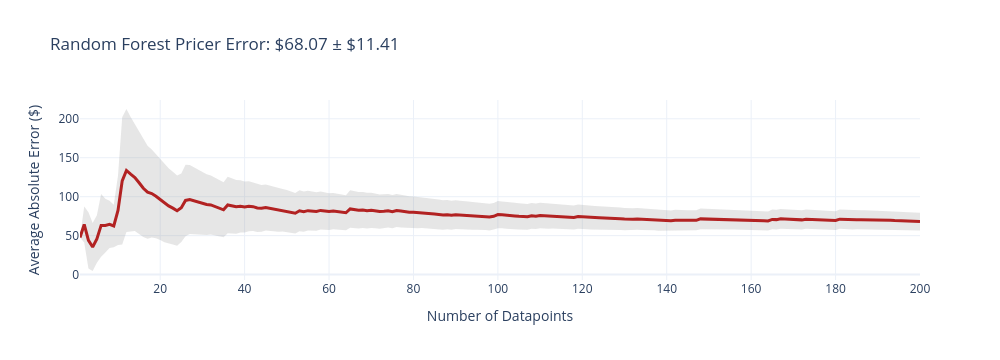
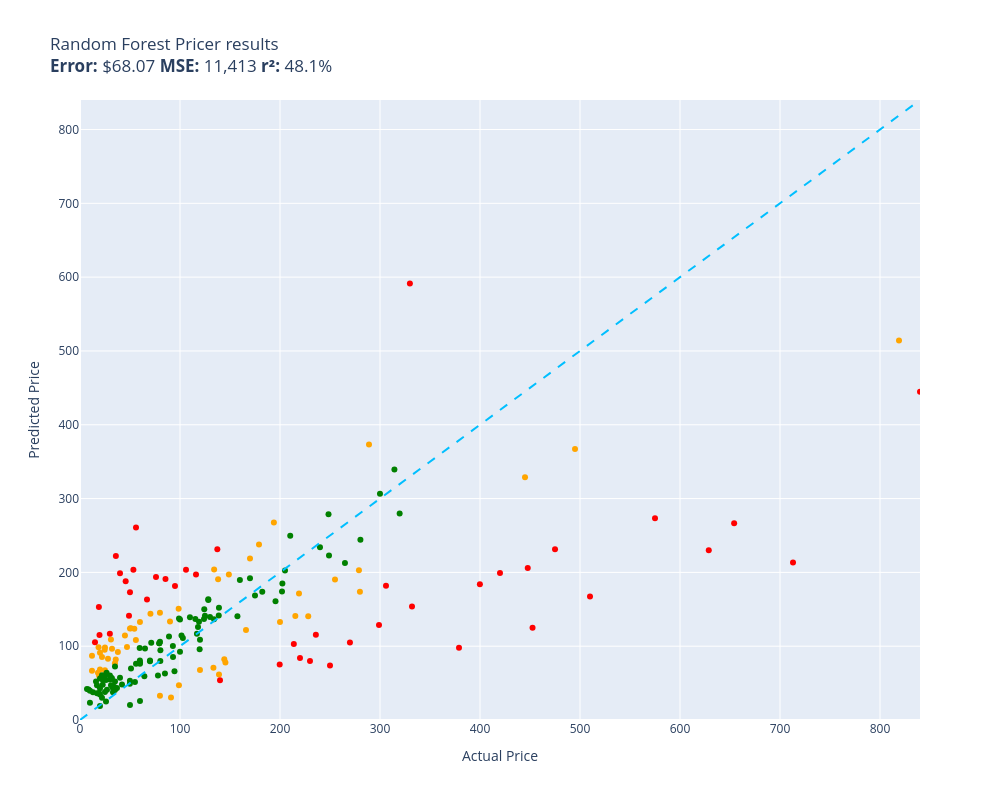

The cell these charts' notebook holds for them, in order:
### Code cell
from sklearn.ensemble import RandomForestRegressor
from sklearn.feature_extraction.text import CountVectorizer

# Build text features from summaries
train_texts = [item.summary or item.title for item in train]
train_prices = np.array([item.price for item in train])

vectorizer = CountVectorizer(max_features=2000, stop_words='english')
X_train = vectorizer.fit_transform(train_texts)

# Train Random Forest
rf = RandomForestRegressor(n_estimators=100, random_state=42, n_jobs=-1)
rf.fit(X_train, train_prices)
print(f"Random Forest trained on {X_train.shape[0]} items with {X_train.shape[1]} features")

def random_forest_pricer(item):
    text = item.summary or item.title
    X = vectorizer.transform([text])
    return rf.predict(X)[0]

evaluate(random_forest_pricer, test, size=200)

### Figure 1 — Plotly figure (JSON) as saved in the notebook; plotly's stock layout.template omitted (floating-point values rounded to 4 significant figures; data arrays with more than 128 entries replaced by an {"elided": "..."} marker saying what was removed)
{"data": [{"fill": "toself", "fillcolor": "rgba(128,128,128,0.2)", "hoverinfo": "skip", "line": {"color": "rgba(255,255,255,0)"}, "name": "95% CI", "showlegend": false, "type": "scatter", "x": {"elided": "400 int values"}, "y": {"elided": "400 float values"}}, {"customdata": {"elided": "200x1 float values"}, "hovertemplate": "n=%{x}<br>Avg Error=$%{y:,.2f}<br>±95% CI=$%{customdata[0]:,.2f}<extra></extra>", "line": {"color": "firebrick", "width": 3}, "mode": "lines", "name": "Cumulative Avg Error", "type": "scatter", "x": {"elided": "200 int values"}, "y": {"elided": "200 float values"}}], "layout": {"height": 360, "showlegend": false, "title": {"text": "Random Forest Pricer Error: $68.07 ± $11.41"}, "width": 1000, "xaxis": {"title": {"text": "Number of Datapoints"}}, "yaxis": {"title": {"text": "Average Absolute Error ($)"}}}}

### Figure 2 — Plotly figure (JSON) as saved in the notebook; plotly's stock layout.template omitted (floating-point values rounded to 4 significant figures)
{"data": [{"customdata": [["Old Blood Noise Excess V2 Distortion Cho...\nGuess=$171.32 Actual=$219.00"], ["SuppliesOutlet Compatible Toner Cartridg...\nGuess=$82.24 Actual=$144.29"], ["ACDelco GM Original Equipment FW339 Fron...\nGuess=$140.81 Actual=$215.33"], ["8544771 Dryer Heating Element, 279816 Th...\nGuess=$81.99 Actual=$35.74"], ["46mm Digital Pro High-Resolution Close-U...\nGuess=$90.99 Actual=$19.99"], ["Innovative Percussion CB-6 Chamois Bass ...\nGuess=$123.50 Actual=$54.32"], ["LD Products Compatible Toner Cartridge R...\nGuess=$123.87 Actual=$49.98"], ["Mini PC, Kinupute Desktop Computer E3-12...\nGuess=$367.08 Actual=$495.00"], ["June Garden 12\" Sweet Dolly Charlotte - ...\nGuess=$68.44 Actual=$19.99"], ["Aolemi Oil Rubbed Bronze Single Function...\nGuess=$150.88 Actual=$98.65"], ["Clementoni 39132.5 Jigsaw Puzzle 1,000 P...\nGuess=$32.83 Actual=$79.95"], ["Deco Mount Pro Tripod Microphone Stand w...\nGuess=$132.80 Actual=$59.95"], ["Canon EOS Rebel T7 Digital SLR Camera wi...\nGuess=$514.06 Actual=$819.00"], ["Task T24287 Roman Ogee Router Bit with 1...\nGuess=$108.26 Actual=$55.88"], ["Southwire 120V/15A Right Angle User Atta...\nGuess=$92.24 Actual=$37.87"], ["15\" Locking Shower Head Extension Arm in...\nGuess=$145.25 Actual=$79.95"], ["Tidal Front + Rear Fender Flares 4PC Poc...\nGuess=$190.41 Actual=$254.99"], ["152MM Hole Saws M42 Bi-Metal High Speed ...\nGuess=$64.09 Actual=$17.99"], ["Wenger City Upgrade Laptop Backpack with...\nGuess=$78.05 Actual=$145.42"], ["Diversitech WG840585 Motor, (Ddb) 1/3Hp,...\nGuess=$204.01 Actual=$134.12"], ["Laisomeke Waterproof Junction Box, Unive...\nGuess=$66.73 Actual=$11.99"], ["Festool 492370 Platin 2 S1000 Grit 6-Inc...\nGuess=$30.39 Actual=$91.00"], ["DIMARZIO 204284 DP 163FBK Blues Bucker G...\nGuess=$133.42 Actual=$89.99"], ["Lighted Triangle Mirror Cabinet Bathroom...\nGuess=$328.88 Actual=$445.00"], ["Trail Gear Twin Stick Kit for Top Shift ...\nGuess=$173.84 Actual=$279.92"], ["Neporal Full Spectrum Light Bulb, 6000K ...\nGuess=$98.55 Actual=$18.59"], ["Pidoko Kids Train Table, Grey with 90 Pc...\nGuess=$67.60 Actual=$119.97"], ["Satco S9596, 4 Count (Pack of 1), 4.18\nGuess=$87.12 Actual=$12.00"], ["Marvel Legends Series X-Men 6-Inch Archa...\nGuess=$47.07 Actual=$98.95"], ["Replacement Remote Control for PANASONIC...\nGuess=$76.95 Actual=$34.95"], ["Pioneer 2AM401-BN Two Handle Kitchen Fau...\nGuess=$140.61 Actual=$228.22"], ["Urth 62mm UV, Circular Polarizing (CPL),...\nGuess=$61.60 Actual=$139.00"], ["Royal Designs, Inc. Decorative Abundant ...\nGuess=$98.11 Actual=$24.95"], ["Wilkinson LOW GAUSS Vintage Tone Strat S...\nGuess=$109.14 Actual=$30.93"], ["Berta (6 Pieces) 1-1/4 inch Overlay, 90 ...\nGuess=$95.15 Actual=$24.66"], ["Pyle Wireless Rear View Backup Camera - ...\nGuess=$143.85 Actual=$70.45"], ["Cardone 84-58642 New HEI Electronic Dist...\nGuess=$122.10 Actual=$165.99"], ["Universal Power Group 12V 100Ah Sealed L...\nGuess=$132.63 Actual=$199.99"], ["18 Inch White Undermount Kitchen Sink - ...\nGuess=$237.64 Actual=$179.00"], ["ASUS VY279HE-W 27” 1080P Monitor - White...\nGuess=$190.55 Actual=$138.10"], ["4 Inches Rolled Muffler Tip Catback Exha...\nGuess=$267.71 Actual=$193.88"], ["CTLAMP XL-2100 Professional Quality XL-2...\nGuess=$96.42 Actual=$32.00"], ["200 ' feet True 14 Gauge AWG CCA Speaker...\nGuess=$114.42 Actual=$44.95"], ["KYX Racing Hardened Steel Center Drive S...\nGuess=$98.76 Actual=$46.99"], ["Baumgartens Sicurix Blank PVC ID Cards (...\nGuess=$59.82 Actual=$19.11"], ["VIPMOTOZ Sequential Turn Signal Premium ...\nGuess=$202.82 Actual=$278.94"], ["Audio Techinca ATW-T1002 System 10 Handh...\nGuess=$373.31 Actual=$289.00"], ["Disney Princess Sparkling Princess Sleep...\nGuess=$67.31 Actual=$24.95"], ["Vinyl Soft Top Roll-up Adjustable Truck ...\nGuess=$197.23 Actual=$148.88"], ["Glovion Music Stand Light, Clip On Piano...\nGuess=$83.04 Actual=$27.99"], ["VTech Strum and Jam Kidi Musical Guitar ...\nGuess=$85.50 Actual=$21.99"], ["Targus CityGear Durable Backpack, Black,...\nGuess=$70.93 Actual=$133.43"], ["Pyle 2x120 Watt Home Audio Speaker Power...\nGuess=$124.34 Actual=$50.92"], ["Xiaomi Redmi 10 2022 NFC 4G LTE (128GB +...\nGuess=$218.82 Actual=$169.99"]], "hovertemplate": "%{customdata[0]}<extra></extra>", "legendgroup": "orange", "marker": {"color": "orange", "size": 6, "symbol": "circle"}, "mode": "markers", "name": "orange", "orientation": "v", "showlegend": true, "type": "scatter", "x": [219.0, 144.3, 215.3, 35.74, 19.99, 54.32, 49.98, 495.0, 19.99, 98.65, 79.95, 59.95, 819.0, 55.88, 37.87, 79.95, 255.0, 17.99, 145.4, 134.1, 11.99, 91.0, 89.99, 445.0, 279.9, 18.59, 120.0, 12.0, 98.95, 34.95, 228.2, 139.0, 24.95, 30.93, 24.66, 70.45, 166.0, 200.0, 179.0, 138.1, 193.9, 32.0, 44.95, 46.99, 19.11, 278.9, 289.0, 24.95, 148.9, 27.99, 21.99, 133.4, 50.92, 170.0], "xaxis": "x", "y": [171.3, 82.24, 140.8, 81.99, 90.99, 123.5, 123.9, 367.1, 68.44, 150.9, 32.83, 132.8, 514.1, 108.3, 92.24, 145.3, 190.4, 64.09, 78.05, 204.0, 66.73, 30.39, 133.4, 328.9, 173.8, 98.55, 67.6, 87.12, 47.07, 76.95, 140.6, 61.6, 98.11, 109.1, 95.15, 143.8, 122.1, 132.6, 237.6, 190.6, 267.7, 96.42, 114.4, 98.76, 59.82, 202.8, 373.3, 67.31, 197.2, 83.04, 85.5, 70.93, 124.3, 218.8], "yaxis": "y"}, {"customdata": [["telpo Headlight Assembly Fit For 15 Camr...\nGuess=$197.09 Actual=$115.99"], ["Stand for Raven Pro Document Scanner - P...\nGuess=$116.87 Actual=$29.85"], ["RBC12-UPC Replacement Battery Cartridge ...\nGuess=$79.80 Actual=$229.99"], ["Pump Head TBVECHI 175PSI 4KW 5.5HP 21CFM...\nGuess=$591.54 Actual=$329.90"], ["Bam France 2002XL Contoured Hightech Bla...\nGuess=$213.53 Actual=$713.00"], ["Metabo HPT 36V MultiVolt™ Cordless Rotar...\nGuess=$97.98 Actual=$379.00"], ["Bam Trekking 3027SB Single Black Clarine...\nGuess=$153.73 Actual=$332.00"], ["DEWALT 20V MAX* XR Impact Driver with Bl...\nGuess=$125.00 Actual=$452.53"], ["Travelpro Platinum Elite Slim Business L...\nGuess=$102.85 Actual=$213.83"], ["JRready ST6313 DT Deutsch Connector Kit,...\nGuess=$75.13 Actual=$199.68"], ["Dakota Alert MURS Alert Probe Sensor - M...\nGuess=$84.11 Actual=$219.99"], ["KOHLER 18865-CP Filtered Water Faucet, P...\nGuess=$231.21 Actual=$475.00"], ["Projector, CRAZVIEW Projector with WiFi ...\nGuess=$203.56 Actual=$53.40"], ["MC: Pindicator (Dual Intensity Amber)\nGuess=$198.89 Actual=$40.00"], ["Sumerain S1339CM Double Handle Widesprea...\nGuess=$115.55 Actual=$235.86"], ["Poison Spyder 10-08-020 Rocker Knocker\nGuess=$229.86 Actual=$628.76"], ["BESTILL Wall Mounted Shower Faucet Set, ...\nGuess=$193.75 Actual=$76.00"], ["Engine Thermostat, Replace 19301-PAA-306...\nGuess=$152.95 Actual=$18.89"], ["Beck/Arnley 0421945 Air Filter\nGuess=$222.23 Actual=$35.87"], ["Kingston Brass KS269SN Kingston Clawfoot...\nGuess=$181.97 Actual=$305.99"], ["KOHLER K-1185540-CP Assembly-Slider\nGuess=$188.00 Actual=$45.67"], ["Trim Kit for 2-handle Shower & Tub Valve...\nGuess=$181.51 Actual=$94.99"], ["Aeromotive 13304 Regulator, X1 Adjustabl...\nGuess=$104.85 Actual=$269.95"], ["Walker Exhaust Ultra EPA 16478 Direct Fi...\nGuess=$273.49 Actual=$574.99"], ["Canon Sure Shot 90u 35mm Date Camera\nGuess=$184.04 Actual=$399.89"], ["Mikrotik RB3011UIAS-RM RouterBOARD 10xGi...\nGuess=$128.73 Actual=$299.00"], ["Linkloos Solar Street Lights Outdoor Wat...\nGuess=$260.77 Actual=$55.99"], ["Evan Fischer Radiator Cooling Fan Assemb...\nGuess=$231.50 Actual=$137.34"], ["ECCPP Power Steering Pump for 2009-2010 ...\nGuess=$191.01 Actual=$85.48"], ["Raspberry Pi 3 Model B+ Aluminum Case Me...\nGuess=$105.41 Actual=$14.99"], ["Music Hall pa15.3 MM/MC Phono Preamplifi...\nGuess=$73.75 Actual=$250.00"], ["Lorell Bell Chair Glide, 2.5\", Black\nGuess=$115.22 Actual=$19.50"], ["Competition Clutch Disc and Pressure Pla...\nGuess=$167.38 Actual=$510.00"], ["KUNFINE Android Radio CarPlay & Android ...\nGuess=$203.61 Actual=$106.00"], ["StonKraft Brass Chess Board Game Set wit...\nGuess=$53.71 Actual=$140.00"], ["A-Premium Front Suspension Steering Knuc...\nGuess=$141.34 Actual=$48.99"], ["Dell XPS 13 9343-2727SLV 13.3\" Full HD S...\nGuess=$444.83 Actual=$839.99"], ["Steering Wheel, Carbon Fiber Automotive ...\nGuess=$205.90 Actual=$447.74"], ["Pacific Drums PDCM1618TTRB 16 x 18 Inche...\nGuess=$199.00 Actual=$419.99"], ["Empava 24\" Single Wall Ovens 10 Cooking ...\nGuess=$266.50 Actual=$654.14"], ["Viola Bow 4/4 Full Size Carbon Fiber (Bl...\nGuess=$172.98 Actual=$49.99"], ["KZ ZS10 Pro in Ear Monitor Headphone KZ ...\nGuess=$163.34 Actual=$66.99"]], "hovertemplate": "%{customdata[0]}<extra></extra>", "legendgroup": "red", "marker": {"color": "red", "size": 6, "symbol": "circle"}, "mode": "markers", "name": "red", "orientation": "v", "showlegend": true, "type": "scatter", "x": [116.0, 29.85, 230.0, 329.9, 713.0, 379.0, 332.0, 452.5, 213.8, 199.7, 220.0, 475.0, 53.4, 40.0, 235.9, 628.8, 76.0, 18.89, 35.87, 306.0, 45.67, 94.99, 269.9, 575.0, 399.9, 299.0, 55.99, 137.3, 85.48, 14.99, 250.0, 19.5, 510.0, 106.0, 140.0, 48.99, 840.0, 447.7, 420.0, 654.1, 49.99, 66.99], "xaxis": "x", "y": [197.1, 116.9, 79.8, 591.5, 213.5, 97.98, 153.7, 125.0, 102.9, 75.13, 84.11, 231.2, 203.6, 198.9, 115.5, 229.9, 193.7, 153.0, 222.2, 182.0, 188.0, 181.5, 104.9, 273.5, 184.0, 128.7, 260.8, 231.5, 191.0, 105.4, 73.75, 115.2, 167.4, 203.6, 53.71, 141.3, 444.8, 205.9, 199.0, 266.5, 173.0, 163.3], "yaxis": "y"}, {"customdata": [["NewPower99 Battery Kit for Samsung Galax...\nGuess=$51.60 Actual=$54.95"], ["EXMAX NG-10X Fresnel Lens Focusing Adapt...\nGuess=$79.44 Actual=$69.98"], ["Panasonic KX-TG6511B DECT 6.0 PLUS Expan...\nGuess=$104.02 Actual=$79.20"], ["LOVE MEI Galaxy S10 Lite Case, Military ...\nGuess=$37.73 Actual=$32.98"], ["GJY Portable TV,10.6 inch Mini TV for AT...\nGuess=$103.87 Actual=$79.36"], ["APS iBoard 6-inch Aluminum (Black Powder...\nGuess=$249.73 Actual=$210.23"], ["PEMP E65 E66 CDC Simulate Optical Fiber ...\nGuess=$133.11 Actual=$119.00"], ["Intermatic PX300 12V 300W Transformer wi...\nGuess=$136.53 Actual=$134.00"], ["CORSAIR Dominator Platinum RGB 32GB (2x1...\nGuess=$136.86 Actual=$124.00"], ["HK SYSTEMS 13\" Heavy Duty Black \"Push\" O...\nGuess=$63.07 Actual=$84.95"], ["SKB iSeries 3i-13096-6KP Case for BlackM...\nGuess=$168.54 Actual=$174.99"], ["10GBase-LR SFP+ Transceiver, Handar 10GB...\nGuess=$56.23 Actual=$19.99"], ["GanFindX Portable Car Hand Controls for ...\nGuess=$189.53 Actual=$159.90"], ["KOMPUTERBAY 4GB 2X 2GB DDR2 1066MHz PC2-...\nGuess=$80.08 Actual=$80.34"], ["Scranton & Co 3 Drawer Mobile File Cabin...\nGuess=$136.75 Actual=$115.35"], ["Evergreen HSHB2005 Cylinder Head Gasket ...\nGuess=$97.42 Actual=$59.69"], ["Mylites+ Standard Comic Book Mylar Sleev...\nGuess=$52.19 Actual=$34.99"], ["DALDED LED Light Kit for Lego Sonic Gree...\nGuess=$60.23 Actual=$24.99"], ["Baseball Backpacks Large 18 Inch Bookbag...\nGuess=$56.55 Actual=$31.77"], ["AUTOFREE LED Tail Lights Assembly Compat...\nGuess=$174.18 Actual=$201.99"], ["Adams Check Payment and Deposit Register...\nGuess=$42.71 Actual=$35.49"], ["3D Tree Hole Branches 075 Stair Risers D...\nGuess=$139.67 Actual=$129.99"], ["Fjallraven, Kanken Laptop 15\" Backpack f...\nGuess=$95.92 Actual=$119.65"], ["Retevis RT68 Soft Earhook Walkie Talkie ...\nGuess=$42.09 Actual=$6.99"], ["Evan-Fischer Front Bumper Cover Compatib...\nGuess=$184.86 Actual=$202.38"], ["Webcem Solar Shed Light Outdoor Indoor, ...\nGuess=$60.28 Actual=$77.96"], ["Western Digital Enterprise RE4-GP 2TB SA...\nGuess=$139.26 Actual=$109.95"], ["VLAND LED Smoked Taillights Compatible F...\nGuess=$234.07 Actual=$239.99"], ["PM Auto Front Right Quick Complete Strut...\nGuess=$141.31 Actual=$124.94"], ["Tablet PC Cover Compatible with Lenovo T...\nGuess=$56.95 Actual=$31.61"], ["Miyaya@ Funny Animal Masks Collection fo...\nGuess=$36.29 Actual=$16.99"], ["Ultra Duster Canned Air Net 10 Oz 6-Pack\nGuess=$49.03 Actual=$49.90"], ["Dell Optiplex 390 Desktop Computer i3 3....\nGuess=$150.16 Actual=$124.27"], ["IQShield Screen Protector Compatible wit...\nGuess=$23.38 Actual=$9.95"], ["Liberty Imports 12 Pack: US Military Toy...\nGuess=$47.24 Actual=$16.98"], ["Ceramic Talavera Mexican Tile 4x4\", 9 Pi...\nGuess=$60.36 Actual=$29.95"], ["Intrepid International Dressage Letters-...\nGuess=$40.82 Actual=$26.99"], ["LEGO Marvel Avengers War Machine Buster ...\nGuess=$76.30 Actual=$59.95"], ["ANZO USA 111207 GMC SIERRA 99-06 / YUKON...\nGuess=$173.75 Actual=$182.28"], ["EMART Photography C Stand with Boom Arm,...\nGuess=$108.79 Actual=$119.99"], ["KUNN Small Electrician Tool Pouch Utilit...\nGuess=$60.59 Actual=$21.99"], ["iPhone 12/12 Pro Nicaragua Guardabarranc...\nGuess=$18.87 Actual=$19.97"], ["KS K-STORM Replacement Silicone Mushroom...\nGuess=$41.16 Actual=$8.50"], ["LSSAGOON Backpack for Women Teen Kids Gi...\nGuess=$45.01 Actual=$33.99"], ["Grey Pneumatic 1311SD Impact Socket Set\nGuess=$140.62 Actual=$157.43"], ["4LT LUMINETTE Vanity Opal GLS BSN\nGuess=$136.12 Actual=$99.99"], ["4pc Wheel Spacers Adapters 4\" (2inch Per...\nGuess=$116.81 Actual=$116.95"], ["GE RPWF SmartWater Comparable Refrigerat...\nGuess=$43.36 Actual=$36.99"], ["MGP Caliper Covers 39011SACURD Red Powde...\nGuess=$222.75 Actual=$249.00"], ["LSI Broadcom SAS 9300-8i 8-port 12Gb/s S...\nGuess=$126.12 Actual=$118.00"], ["NewFantasia Replacement Audio Cable with...\nGuess=$47.06 Actual=$31.00"], ["MONOCARBON Forged Carbon Fiber Case for ...\nGuess=$25.71 Actual=$59.99"], ["AC Compressor & A/C Kit For BMW 335i 335...\nGuess=$339.49 Actual=$314.41"], ["DuraGo 29515020 Front Hub Assembly\nGuess=$162.63 Actual=$128.34"], ["MXR Carbon Copy Deluxe Analog Delay Guit...\nGuess=$160.89 Actual=$195.50"], ["Ibanez M510OVS Acoustic Mandolin in Vint...\nGuess=$192.01 Actual=$169.99"], ["Chalkboard Name Badges with Magnetic Bac...\nGuess=$34.60 Actual=$19.95"], ["GENUINE VOLVO THERMOSTAT (3.0, 3.2) S60 ...\nGuess=$110.95 Actual=$102.85"], ["USB Charger, CIVIE High Speed 60W Multip...\nGuess=$52.08 Actual=$15.99"], ["CradlePoint Compact Broadband Router (CB...\nGuess=$113.07 Actual=$89.00"], ["Hp Pavilion P7-1257c Motherboard Aahd3-h...\nGuess=$80.52 Actual=$59.86"], ["Kastar Battery Pack Replacement for Sony...\nGuess=$43.10 Actual=$19.99"], ["Auertech Portable Washing Machine, 14lbs...\nGuess=$137.50 Actual=$98.99"], ["New Replacement seat cover fits Yamaha M...\nGuess=$151.93 Actual=$138.95"], ["Amana Tool - SC587 Carbide Tipped 3-Wing...\nGuess=$104.71 Actual=$71.23"], ["AZX Stylus Pencil for Apple iPad Pro 202...\nGuess=$54.73 Actual=$29.99"], ["UPR Mach 1 Chin Spoiler Fits 94-98 Musta...\nGuess=$96.95 Actual=$64.99"], ["SP Air Corporation SP-8102BU 1/4-Inch He...\nGuess=$202.71 Actual=$204.99"], ["Skullcandy Hesh Evo Bluetooth Headphones...\nGuess=$80.51 Actual=$69.99"], ["ROHL WSGUM3018WH Wire Sink Grids, White\nGuess=$163.74 Actual=$128.28"], ["LCD Screen for Dell Inspiron 17R 17.3\" H...\nGuess=$59.26 Actual=$64.37"], ["Diversitech UC2436-3 Ultralite Condenser...\nGuess=$94.42 Actual=$80.39"], ["APS iBoard (304 Stainless Steel Polished...\nGuess=$212.78 Actual=$264.95"], ["200 Couples Conversation Cards - Enjoy B...\nGuess=$43.11 Actual=$32.97"], ["The Puppet Company - Carpet-Unicorn, Whi...\nGuess=$36.58 Actual=$19.00"], ["OEM Samsung Remote Control Shipped with ...\nGuess=$76.12 Actual=$56.00"], ["Venom Power Terra Hunter R/T+ R/T All-Te...\nGuess=$279.63 Actual=$319.65"], ["Custom Engagement Logo Desk Embosser Sea...\nGuess=$53.13 Actual=$49.95"], ["520 Pieces Christmas Envelope Seal Stick...\nGuess=$25.02 Actual=$25.99"], ["LD Compatible Ink Cartridge Replacement ...\nGuess=$47.98 Actual=$41.99"], ["BestPricedDecals Wine A BIT, You'll Feel...\nGuess=$37.62 Actual=$12.98"], ["VATOS 4 Packs Bubble Machine Gun for Kid...\nGuess=$54.05 Actual=$22.88"], ["BXYJY for Samsung Galaxy Z Fold 3 Case w...\nGuess=$20.40 Actual=$49.99"], ["VONADO Space Wars Colonial Viper MK1 Bui...\nGuess=$57.29 Actual=$39.99"], ["Replacement Remote Control fit for Sony ...\nGuess=$39.76 Actual=$9.99"], ["sabermaster TCG Playmat yugioh playmat T...\nGuess=$30.00 Actual=$21.99"], ["Star Wars Die-Cast Metal TITANIUM Series...\nGuess=$47.85 Actual=$22.70"], ["DuraGo BR5330 Front Vented Disc Brake Ro...\nGuess=$114.37 Actual=$101.51"], ["Samsung DA97-07603B Freezer Ice Maker As...\nGuess=$85.36 Actual=$93.02"], ["Intex River Run Connect Lounge (Four)\nGuess=$66.00 Actual=$94.49"], ["Blanco 230966 Valea Stainless Steel Sink...\nGuess=$100.21 Actual=$92.88"], ["Think Gizmos Build Your Own Robot Toys f...\nGuess=$38.01 Actual=$24.95"], ["HP Laserjet 2100 Laser Printer W/Test Pr...\nGuess=$306.63 Actual=$299.98"], ["PowerSport Front Rear Brakes and Rotors ...\nGuess=$278.71 Actual=$248.51"], ["Fender Hendrix Voodoo Child Coiled Instr...\nGuess=$77.95 Actual=$59.99"], ["W11130208 W10695459 Refrigerator LED Mod...\nGuess=$63.98 Actual=$26.59"], ["Jada Toys Ryan's World Combo Panda Airli...\nGuess=$40.68 Actual=$34.94"], ["STICKGOO Peel and Stick Backsplash for K...\nGuess=$72.50 Actual=$34.99"], ["Garmin 010-12402-10 GT15M-TM Transom-Mou...\nGuess=$141.45 Actual=$138.74"], ["Fitness Center Gym Room Weight Train Dua...\nGuess=$92.48 Actual=$99.99"], ["MonMount Triple Monitor Stand Freestandi...\nGuess=$106.02 Actual=$79.99"], ["For Volvo C70 S70 V70 V40 S40 AC Compres...\nGuess=$244.25 Actual=$280.41"], ["Refresh NSF-53 Premium Replacement Refri...\nGuess=$69.90 Actual=$50.99"], ["NICKSTON Red Sparkling Glitter Slim Band...\nGuess=$54.24 Actual=$25.99"]], "hovertemplate": "%{customdata[0]}<extra></extra>", "legendgroup": "green", "marker": {"color": "green", "size": 6, "symbol": "circle"}, "mode": "markers", "name": "green", "orientation": "v", "showlegend": true, "type": "scatter", "x": [54.95, 69.98, 79.2, 32.98, 79.36, 210.2, 119.0, 134.0, 124.0, 84.95, 175.0, 19.99, 159.9, 80.34, 115.3, 59.69, 34.99, 24.99, 31.77, 202.0, 35.49, 130.0, 119.7, 6.99, 202.4, 77.96, 110.0, 240.0, 124.9, 31.61, 16.99, 49.9, 124.3, 9.95, 16.98, 29.95, 26.99, 59.95, 182.3, 120.0, 21.99, 19.97, 8.5, 33.99, 157.4, 99.99, 117.0, 36.99, 249.0, 118.0, 31.0, 59.99, 314.4, 128.3, 195.5, 170.0, 19.95, 102.8, 15.99, 89.0, 59.86, 19.99, 98.99, 138.9, 71.23, 29.99, 64.99, 205.0, 69.99, 128.3, 64.37, 80.39, 264.9, 32.97, 19.0, 56.0, 319.6, 49.95, 25.99, 41.99, 12.98, 22.88, 49.99, 39.99, 9.99, 21.99, 22.7, 101.5, 93.02, 94.49, 92.88, 24.95, 300.0, 248.5, 59.99, 26.59, 34.94, 34.99, 138.7, 99.99, 79.99, 280.4, 50.99, 25.99], "xaxis": "x", "y": [51.6, 79.44, 104.0, 37.73, 103.9, 249.7, 133.1, 136.5, 136.9, 63.07, 168.5, 56.23, 189.5, 80.08, 136.8, 97.42, 52.19, 60.23, 56.55, 174.2, 42.71, 139.7, 95.92, 42.09, 184.9, 60.28, 139.3, 234.1, 141.3, 56.95, 36.29, 49.03, 150.2, 23.38, 47.24, 60.36, 40.82, 76.3, 173.8, 108.8, 60.59, 18.87, 41.16, 45.01, 140.6, 136.1, 116.8, 43.36, 222.8, 126.1, 47.06, 25.71, 339.5, 162.6, 160.9, 192.0, 34.6, 110.9, 52.08, 113.1, 80.52, 43.1, 137.5, 151.9, 104.7, 54.73, 96.95, 202.7, 80.51, 163.7, 59.26, 94.42, 212.8, 43.11, 36.58, 76.12, 279.6, 53.13, 25.02, 47.98, 37.62, 54.05, 20.4, 57.29, 39.76, 30.0, 47.85, 114.4, 85.36, 66.0, 100.2, 38.01, 306.6, 278.7, 77.95, 63.98, 40.68, 72.5, 141.4, 92.48, 106.0, 244.3, 69.9, 54.24], "yaxis": "y"}, {"hoverinfo": "skip", "line": {"color": "deepskyblue", "dash": "dash", "width": 2}, "mode": "lines", "name": "y = x", "showlegend": false, "type": "scatter", "x": [0, 840.0], "y": [0, 840.0]}], "layout": {"height": 800, "legend": {"title": {"text": "color"}, "tracegroupgap": 0}, "showlegend": false, "title": {"text": "Random Forest Pricer results<br><b>Error:</b> $68.07 <b>MSE:</b> 11,413 <b>r²:</b> 48.1%"}, "width": 1000, "xaxis": {"anchor": "y", "domain": [0, 1], "range": [0, 840.0], "title": {"text": "Actual Price"}}, "yaxis": {"anchor": "x", "domain": [0, 1], "range": [0, 840.0], "title": {"text": "Predicted Price"}}}}
